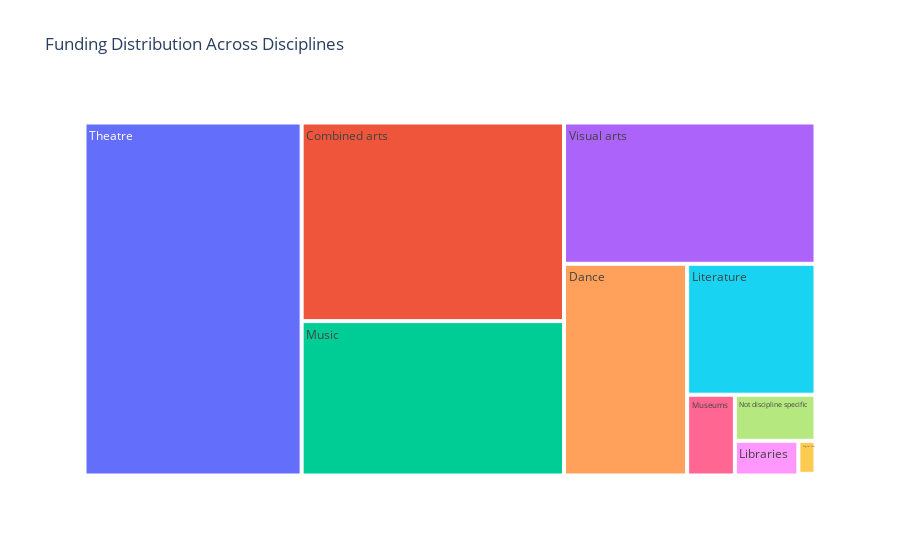

The cell this chart's notebook holds for it:
### Code cell
# Ensure there are no missing values in the 'main_discipline' column
df_eda_filtered = df_eda.dropna(subset=['main_discipline'])

# Visualization: Treemap of funding by discipline
fig = px.treemap(df_eda_filtered, path=['main_discipline'], values='award_amount',
                 title='Funding Distribution Across Disciplines')
fig.show()

### Figure 1 — Plotly figure (JSON) as saved in the notebook; plotly's stock layout.template omitted (floating-point values rounded to 4 significant figures)
{"data": [{"branchvalues": "total", "domain": {"x": [0, 1], "y": [0, 1]}, "hovertemplate": "labels=%{label}<br>award_amount=%{value}<br>parent=%{parent}<br>id=%{id}<extra></extra>", "ids": ["Visual arts", "Combined arts", "Music", "Dance", "Theatre", "Literature", "Libraries", "Museums", "Digital Arts", "Not discipline specific", "Other/Not Known"], "labels": ["Visual arts", "Combined arts", "Music", "Dance", "Theatre", "Literature", "Libraries", "Museums", "Digital Arts", "Not discipline specific", "Other/Not Known"], "name": "", "parents": ["", "", "", "", "", "", "", "", "", "", ""], "type": "treemap", "values": [52250000.0, 76670000.0, 59590000.0, 38330000.0, 112700000.0, 24730000.0, 3240000.0, 5675000.0, 831400.0, 5470000.0, 41870.0]}], "layout": {"legend": {"tracegroupgap": 0}, "title": {"text": "Funding Distribution Across Disciplines"}}}
